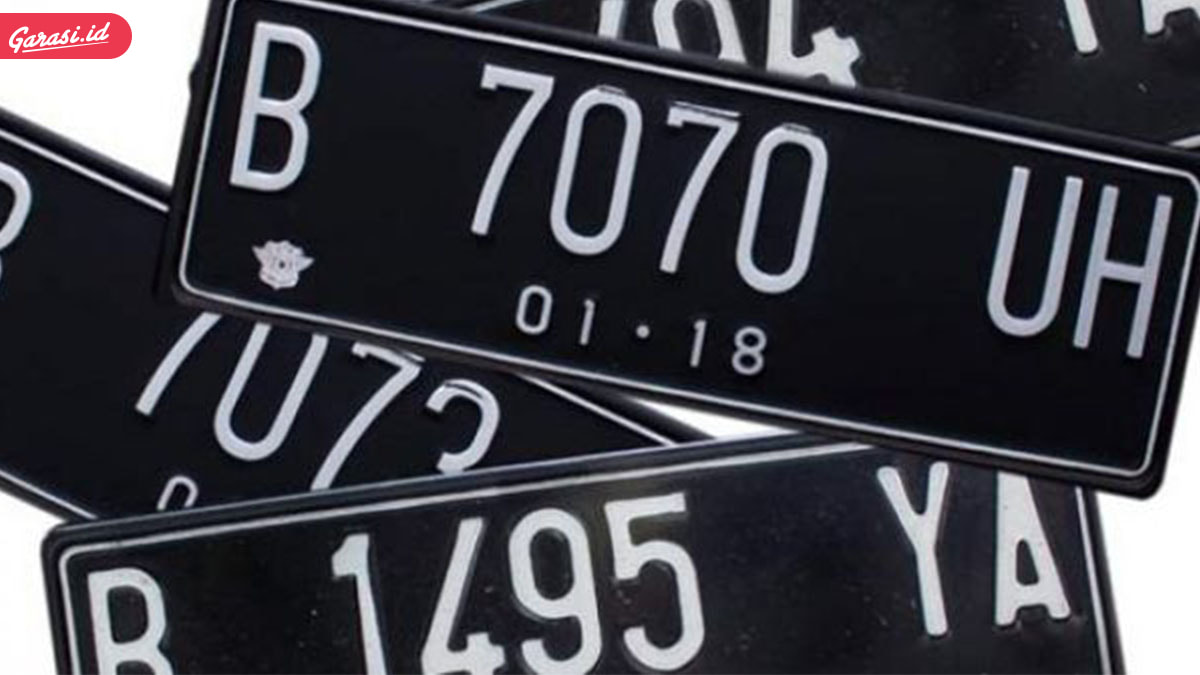
#> input picture gamabar.jpeg, 1200 x 675 px
$ python 'soal5_Gaussian Noise.py'
#> lines starting #> are read from the running program, lines starting #| are printed output that depends on the picture
import cv2
import numpy as np

# Membaca gambar
img = cv2.imread('gamabar.jpeg')
#> img is the input picture: shape (675, 1200, 3); mean B, G, R 72.5, 65.7, 65.8

# Menentukan mean dan standar deviasi noise
mean = 0
sigma = 15

# Menghasilkan noise gaussian
noise = np.random.normal(mean, sigma, (img.shape[0], img.shape[1], 3))

# Menambahkan noise pada gambar
noisy_img = img + noise
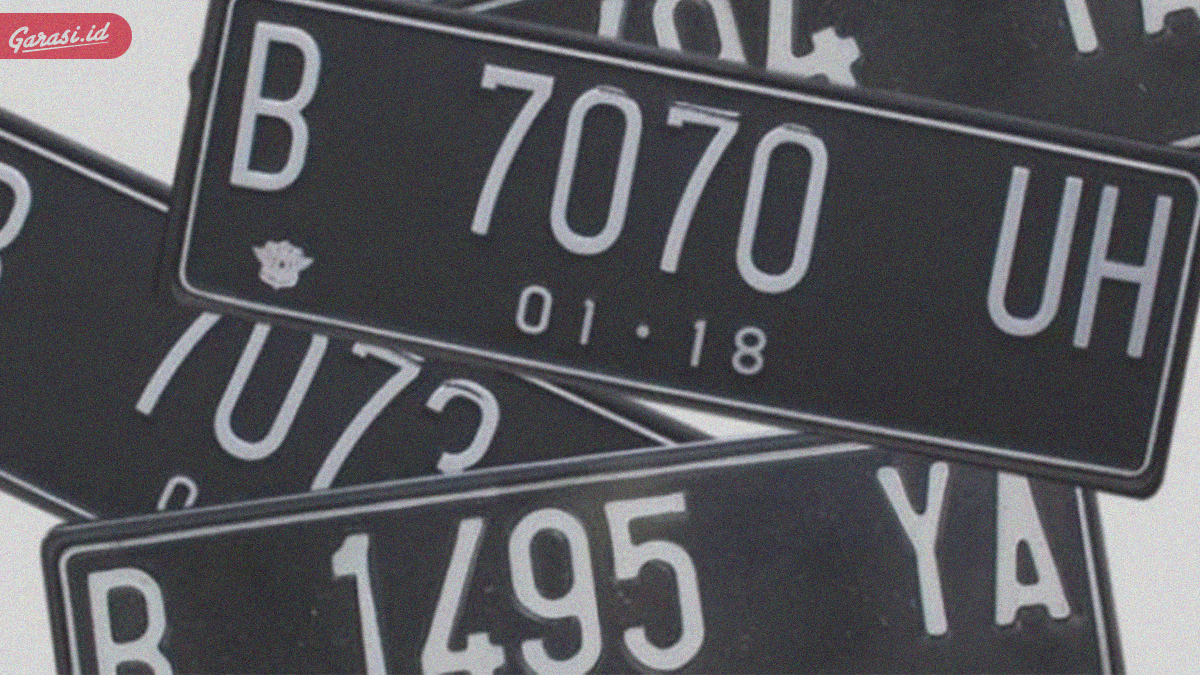
#> noisy_img: shape (675, 1200, 3) float64; mean B, G, R 72.5, 65.7, 65.8; drawn with min black and max white

# Menampilkan gambar
cv2.imshow('Gaussian Noise', noisy_img)
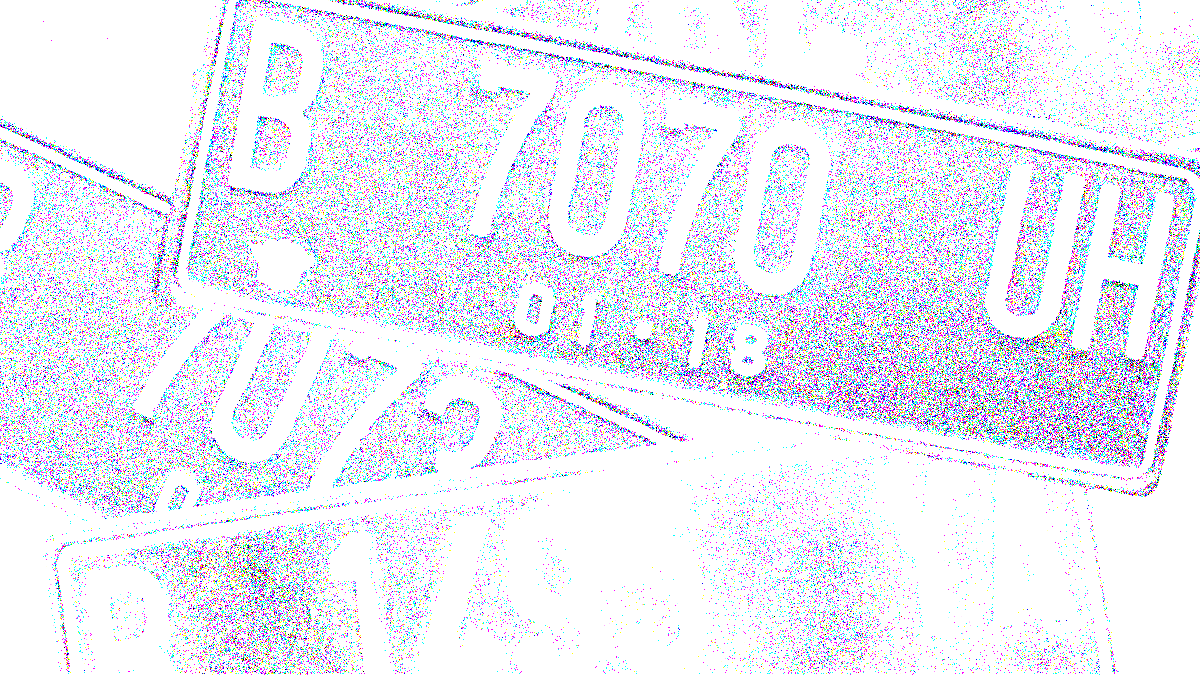
#> window 'Gaussian Noise': shape (675, 1200, 3); mean B, G, R 245, 235.1, 233.8
cv2.waitKey(0)
cv2.destroyAllWindows()
